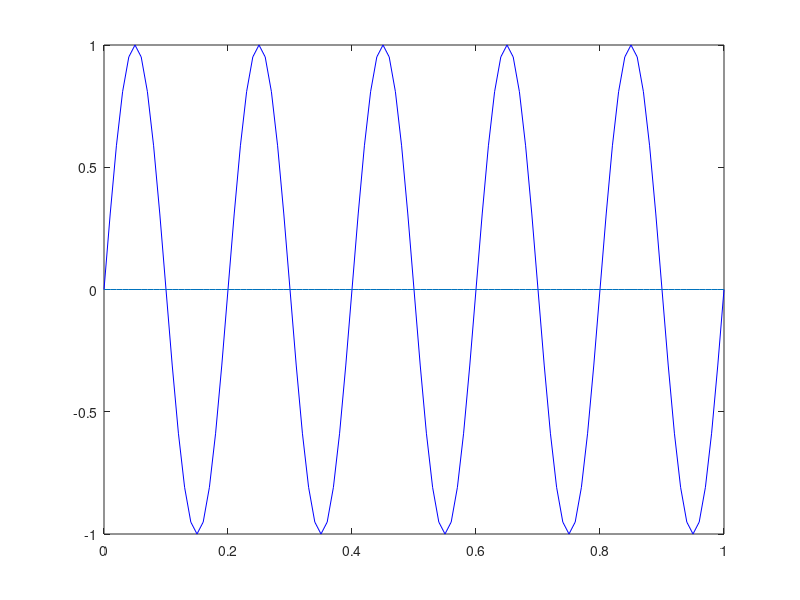

This figure's MATLAB source:
function retval = sampling()
  t = 0:0.01:1;
  f = 5;
  x = sin(2*pi*f*t);
  fs = 2*f; Ts = 1/fs;
  n = 0:Ts:1;
  xn = sin(2*pi*f*n);
  xr = interp1(n,xn,t);
  plot(t,x,'b',t,xr);
  endfunction
